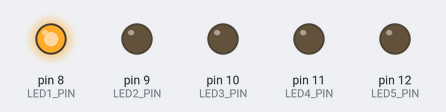
Simulated run of this sketch. Board: Arduino Uno, built with avr-gcc and run on an emulated ATmega328P. Parts: output pins drawn as LEDs (lit = HIGH).

Above: at 0.12 s.
At 0.62 s:
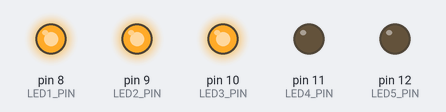
At 1.37 s:
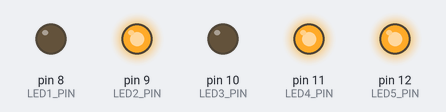
At 2.87 s:
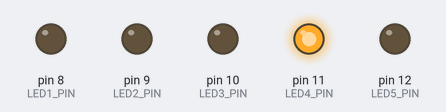
At 4.12 s:
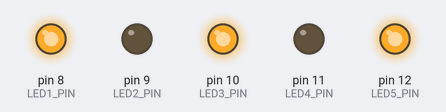
At 5.62 s:
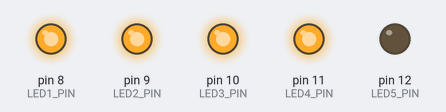
Timing chart, 0 to 5.9 s (numbered marks = the images above):
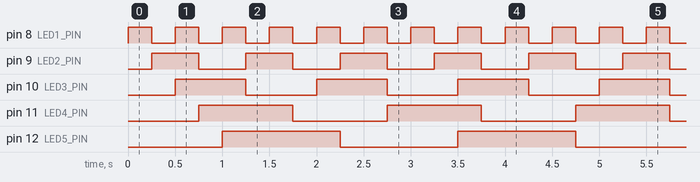

Measured:
- by itself, pin 8 (LED1_PIN): alternates HIGH for 0.25 s and LOW for 0.25 s
- by itself, pin 9 (LED2_PIN): alternates HIGH for 0.50 s and LOW for 0.50 s
- by itself, pin 10 (LED3_PIN): alternates HIGH for 0.75 s and LOW for 0.75 s
- by itself, pin 11 (LED4_PIN): alternates HIGH for 1.0 s and LOW for 1.0 s
- by itself, pin 12 (LED5_PIN): alternates HIGH for 1.2 s and LOW for 1.2 s

The sketch:

LedCascade.ino
```cpp
// --- Константы для пинов ---
#define LED1_PIN PB0 // Пин 8
#define LED2_PIN PB1 // Пин 9
#define LED3_PIN PB2 // Пин 10
#define LED4_PIN PB3 // Пин 11
#define LED5_PIN PB4 // Пин 12

// --- Константы для периодов ---
const uint8_t PERIOD_LED1 = 1; // 250 мс
const uint8_t PERIOD_LED2 = 2; // 500 мс
const uint8_t PERIOD_LED3 = 3; // 750 мс
const uint8_t PERIOD_LED4 = 4; // 1000 мс
const uint8_t PERIOD_LED5 = 5; // 1250 мс


void setup() {
  // 1. Отключаем прерывания на время настройки
  cli();

  // 2. Настраиваем каждый пин (PB0-PB4) как ВЫХОД
  // Устанавливаем биты 0, 1, 2, 3, 4 в регистре DDRB
  DDRB |= (1 << LED1_PIN); // Пин PB0 (D8) как ВЫХОД
  DDRB |= (1 << LED2_PIN); // Пин PB1 (D9) как ВЫХОД
  DDRB |= (1 << LED3_PIN); // Пин PB2 (D10) как ВЫХОД
  DDRB |= (1 << LED4_PIN); // Пин PB3 (D11) как ВЫХОД
  DDRB |= (1 << LED5_PIN); // Пин PB4 (D12) как ВЫХОД

  // 3. Устанавливаем начальное состояние светодиодов (ВЫКЛ)
  // Сбрасываем биты 0, 1, 2, 3, 4 в регистре PORTB
  PORTB &= ~(1 << LED1_PIN); // LED 1 ВЫКЛ
  PORTB &= ~(1 << LED2_PIN); // LED 2 ВЫКЛ
  PORTB &= ~(1 << LED3_PIN); // LED 3 ВЫКЛ
  PORTB &= ~(1 << LED4_PIN); // LED 4 ВЫКЛ
  PORTB &= ~(1 << LED5_PIN); // LED 5 ВЫКЛ

  // 4. Настройка Timer1
  TCCR1A = 0;
  TCCR1B = 0;
  TCNT1  = 0;

  // Устанавливаем значение для сравнения (250 мс)
  // (16,000,000 / 256) / 4 Гц - 1 = 15624
  OCR1A = 15624;

  // Включаем режим CTC (WGM12) и предделитель 256 (CS12)
  TCCR1B |= (1 << WGM12) | (1 << CS12);

  // Включаем прерывание по совпадению A для Timer1
  TIMSK1 |= (1 << OCIE1A);

  // 5. Включаем глобальные прерывания
  sei();
}

// 6. Обработчик прерывания (ISR) для Timer1
ISR(TIMER1_COMPA_vect) {

  static uint8_t counter_led1 = 0;
  static uint8_t counter_led2 = 0;
  static uint8_t counter_led3 = 0;
  static uint8_t counter_led4 = 0;
  static uint8_t counter_led5 = 0;

  // --- LED 1 (PB0) ---
  counter_led1++;
  if (counter_led1 >= PERIOD_LED1) {
    PORTB ^= (1 << LED1_PIN);
    counter_led1 = 0;
  }

  // --- LED 2 (PB1) ---
  counter_led2++;
  if (counter_led2 >= PERIOD_LED2) {
    PORTB ^= (1 << LED2_PIN); // Toggle
    counter_led2 = 0;         // Reset
  }

  // --- LED 3 (PB2) ---
  counter_led3++;
  if (counter_led3 >= PERIOD_LED3) {
    PORTB ^= (1 << LED3_PIN); // Toggle
    counter_led3 = 0;         // Reset
  }

  // --- LED 4 (PB3) ---
  counter_led4++;
  if (counter_led4 >= PERIOD_LED4) {
    PORTB ^= (1 << LED4_PIN); // Toggle
    counter_led4 = 0;         // Reset
  }

  // --- LED 5 (PB4) ---
  counter_led5++;
  if (counter_led5 >= PERIOD_LED5) {
    PORTB ^= (1 << LED5_PIN); // Toggle
    counter_led5 = 0;         // Reset
  }
}

void loop() {

}
```
